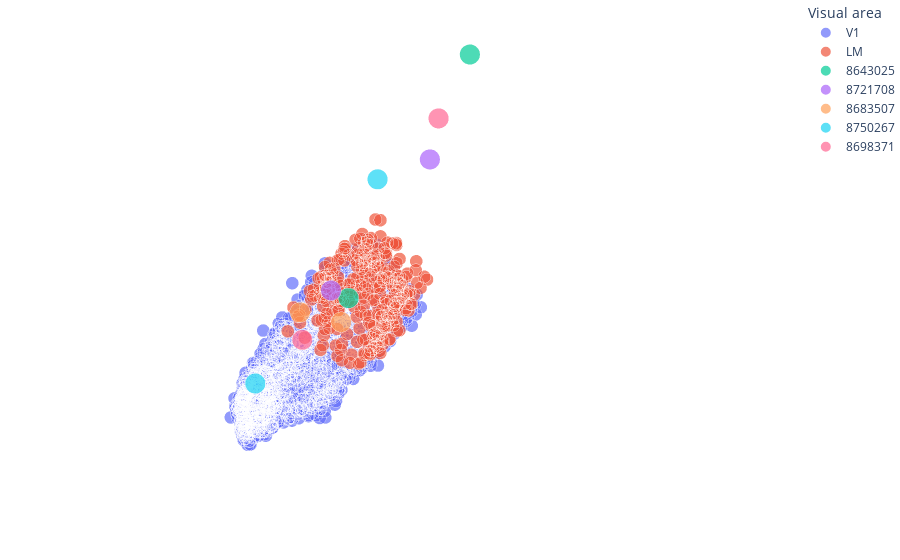

Notebook code for this chart:
### Code cell
df_pred = pd.DataFrame(columns=LM_df.columns)
sids = np.random.choice(source_ids, size=5, replace=False)
df2 = V1_df.loc[np.isin(V1_df['node_id'], sids)]
df_pred[['x', 'y', 'z']] = model.predict(scaler.transform(df2[['x', 'y', 'z']]))
df_pred['Visual area'] = sids #'LM prediction'
df2['Visual area'] = sids #'V1 source'
df_pred['marker_size'] = 5
df2['marker_size'] = 5
V1_subset['marker_size'] = 2
LM_subset['marker_size'] = 2

representation_df = pd.concat([V1_subset, LM_subset, df2, df_pred], ignore_index=True, sort=False)
fig = px.scatter_3d(representation_df, x='x', y='y', z='z', 
                    color='Visual area', size='marker_size',
                    opacity=0.7)

#fig.update_traces(marker_size = 2)
fig.update_scenes(xaxis_visible=False, yaxis_visible=False,zaxis_visible=False )
fig.update_layout(margin=dict(l=0, r=0, b=0, t=0)) #, scene_camera=camera)
# fig.write_html(f"Retinotopic_mapping_pred/V1_node_{sid}_to_LM_bbp_model.html")

### Figure 1 — Plotly figure (JSON) as saved in the notebook; plotly's stock layout.template omitted (floating-point values rounded to 4 significant figures; data arrays with more than 128 entries replaced by an {"elided": "..."} marker saying what was removed)
{"data": [{"hovertemplate": "Visual area=V1<br>x=%{x}<br>y=%{y}<br>z=%{z}<br>marker_size=%{marker.size}<extra></extra>", "legendgroup": "V1", "marker": {"color": "#636efa", "opacity": 0.7, "size": {"elided": "1956 int values"}, "sizemode": "area", "sizeref": 0.0125, "symbol": "circle"}, "mode": "markers", "name": "V1", "scene": "scene", "showlegend": true, "type": "scatter3d", "x": {"elided": "1956 float values"}, "y": {"elided": "1956 float values"}, "z": {"elided": "1956 float values"}}, {"hovertemplate": "Visual area=LM<br>x=%{x}<br>y=%{y}<br>z=%{z}<br>marker_size=%{marker.size}<extra></extra>", "legendgroup": "LM", "marker": {"color": "#EF553B", "opacity": 0.7, "size": {"elided": "279 int values"}, "sizemode": "area", "sizeref": 0.0125, "symbol": "circle"}, "mode": "markers", "name": "LM", "scene": "scene", "showlegend": true, "type": "scatter3d", "x": {"elided": "279 float values"}, "y": {"elided": "279 float values"}, "z": {"elided": "279 float values"}}, {"hovertemplate": "Visual area=8643025<br>x=%{x}<br>y=%{y}<br>z=%{z}<br>marker_size=%{marker.size}<extra></extra>", "legendgroup": "8643025", "marker": {"color": "#00cc96", "opacity": 0.7, "size": [5, 5], "sizemode": "area", "sizeref": 0.0125, "symbol": "circle"}, "mode": "markers", "name": "8643025", "scene": "scene", "showlegend": true, "type": "scatter3d", "x": [8172.0, 6287.0], "y": [614.6, 650.4], "z": [8042.0, 10410.0]}, {"hovertemplate": "Visual area=8721708<br>x=%{x}<br>y=%{y}<br>z=%{z}<br>marker_size=%{marker.size}<extra></extra>", "legendgroup": "8721708", "marker": {"color": "#ab63fa", "opacity": 0.7, "size": [5, 5], "sizemode": "area", "sizeref": 0.0125, "symbol": "circle"}, "mode": "markers", "name": "8721708", "scene": "scene", "showlegend": true, "type": "scatter3d", "x": [8649.0, 7059.0], "y": [906.7, 800.7], "z": [8546.0, 9462.0]}, {"hovertemplate": "Visual area=8683507<br>x=%{x}<br>y=%{y}<br>z=%{z}<br>marker_size=%{marker.size}<extra></extra>", "legendgroup": "8683507", "marker": {"color": "#FFA15A", "opacity": 0.7, "size": [5, 5], "sizemode": "area", "sizeref": 0.0125, "symbol": "circle"}, "mode": "markers", "name": "8683507", "scene": "scene", "showlegend": true, "type": "scatter3d", "x": [9422.0, 9022.0], "y": [1421.0, 1500.0], "z": [8970.0, 8677.0]}, {"hovertemplate": "Visual area=8750267<br>x=%{x}<br>y=%{y}<br>z=%{z}<br>marker_size=%{marker.size}<extra></extra>", "legendgroup": "8750267", "marker": {"color": "#19d3f3", "opacity": 0.7, "size": [5, 5], "sizemode": "area", "sizeref": 0.0125, "symbol": "circle"}, "mode": "markers", "name": "8750267", "scene": "scene", "showlegend": true, "type": "scatter3d", "x": [9714.0, 9126.0], "y": [954.3, 2144.0], "z": [7981.0, 10440.0]}, {"hovertemplate": "Visual area=8698371<br>x=%{x}<br>y=%{y}<br>z=%{z}<br>marker_size=%{marker.size}<extra></extra>", "legendgroup": "8698371", "marker": {"color": "#FF6692", "opacity": 0.7, "size": [5, 5], "sizemode": "area", "sizeref": 0.0125, "symbol": "circle"}, "mode": "markers", "name": "8698371", "scene": "scene", "showlegend": true, "type": "scatter3d", "x": [9003.0, 7632.0], "y": [810.6, 1404.0], "z": [8032.0, 10270.0]}], "layout": {"legend": {"itemsizing": "constant", "title": {"text": "Visual area"}, "tracegroupgap": 0}, "margin": {"b": 0, "l": 0, "r": 0, "t": 0}, "scene": {"domain": {"x": [0, 1], "y": [0, 1]}, "xaxis": {"title": {"text": "x"}, "visible": false}, "yaxis": {"title": {"text": "y"}, "visible": false}, "zaxis": {"title": {"text": "z"}, "visible": false}}}}
